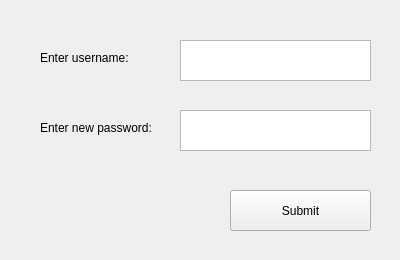
<?xml version="1.0" encoding="UTF-8"?>
<ui version="4.0">
 <class>Form</class>
 <widget class="QWidget" name="Form">
  <property name="geometry">
   <rect>
    <x>0</x>
    <y>0</y>
    <width>400</width>
    <height>260</height>
   </rect>
  </property>
  <property name="windowTitle">
   <string>Form</string>
  </property>
  <widget class="QToolButton" name="submit">
   <property name="geometry">
    <rect>
     <x>230</x>
     <y>190</y>
     <width>141</width>
     <height>41</height>
    </rect>
   </property>
   <property name="text">
    <string>Submit</string>
   </property>
  </widget>
  <widget class="QTextEdit" name="userName">
   <property name="geometry">
    <rect>
     <x>180</x>
     <y>40</y>
     <width>191</width>
     <height>41</height>
    </rect>
   </property>
  </widget>
  <widget class="QTextEdit" name="password">
   <property name="geometry">
    <rect>
     <x>180</x>
     <y>110</y>
     <width>191</width>
     <height>41</height>
    </rect>
   </property>
  </widget>
  <widget class="QLabel" name="label">
   <property name="geometry">
    <rect>
     <x>40</x>
     <y>50</y>
     <width>131</width>
     <height>16</height>
    </rect>
   </property>
   <property name="text">
    <string>Enter username:</string>
   </property>
  </widget>
  <widget class="QLabel" name="label_2">
   <property name="geometry">
    <rect>
     <x>40</x>
     <y>120</y>
     <width>131</width>
     <height>16</height>
    </rect>
   </property>
   <property name="text">
    <string>Enter new password:</string>
   </property>
  </widget>
 </widget>
 <resources/>
 <connections/>
</ui>
